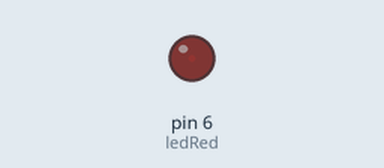
Simulated run of this sketch. Board: Arduino Uno, built with avr-gcc and run on an emulated ATmega328P. Parts: output pins drawn as LEDs (lit = HIGH).

Above: at 0.05 s.
At 0.55 s:
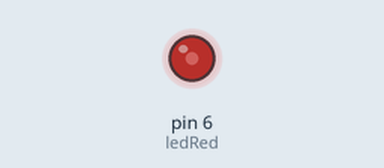
At 1.0 s:
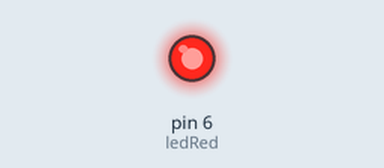
Timing chart, 0 to 3.0 s (numbered marks = the images above):
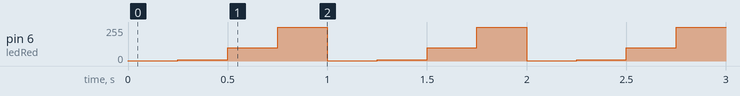

The sketch:

dimmingSequence.ino
```cpp
/*
 *
 * Dimming sequence
 * By Your Name(s)
 * This sketch uses analogWrite() to make an LED brighter then dimmer
 *
 */


int ledRed = 6;

void setup() {
  // put your setup code here, to run once:
  pinMode(ledRed, OUTPUT);

}

void loop() {
  // put your main code here, to run repeatedly:

  analogWrite(ledRed, 1);
  delay(250);
  analogWrite(ledRed, 10);
  delay(250);
  analogWrite(ledRed, 100);
  delay(250);
  analogWrite(ledRed, 255);
  delay(250);


}
```

Measured:
- by itself, pin 6 (ledRed): repeats every 1.0 s: 10/255 0.25 s, 100/255 0.25 s, 255/255 0.25 s, 1/255 0.25 s
